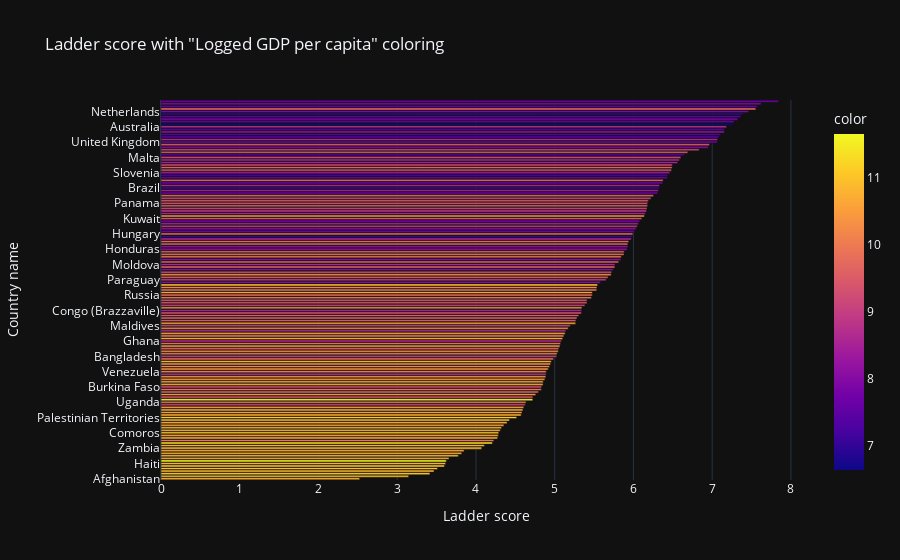
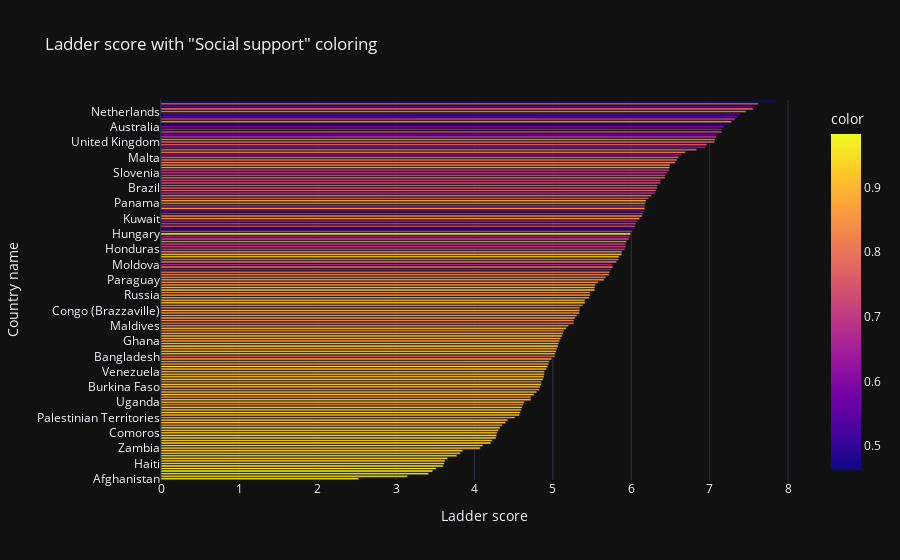
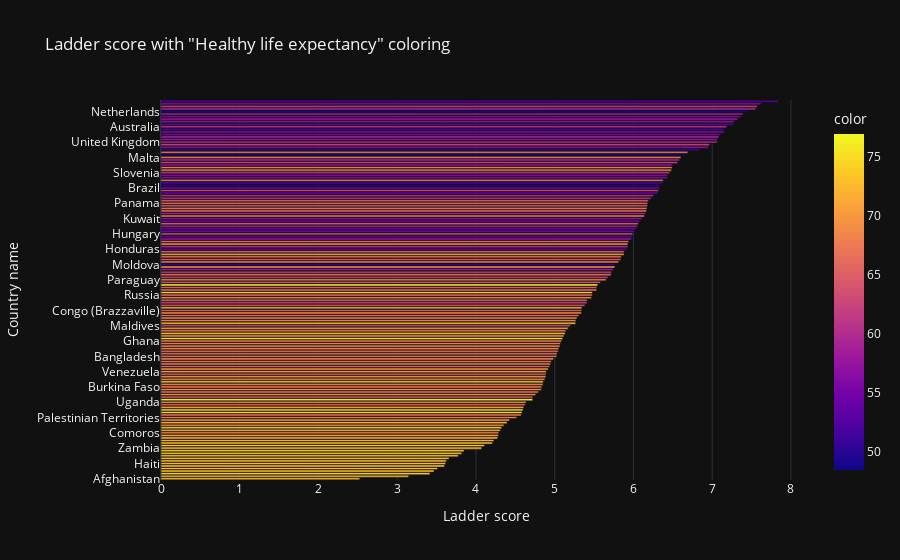
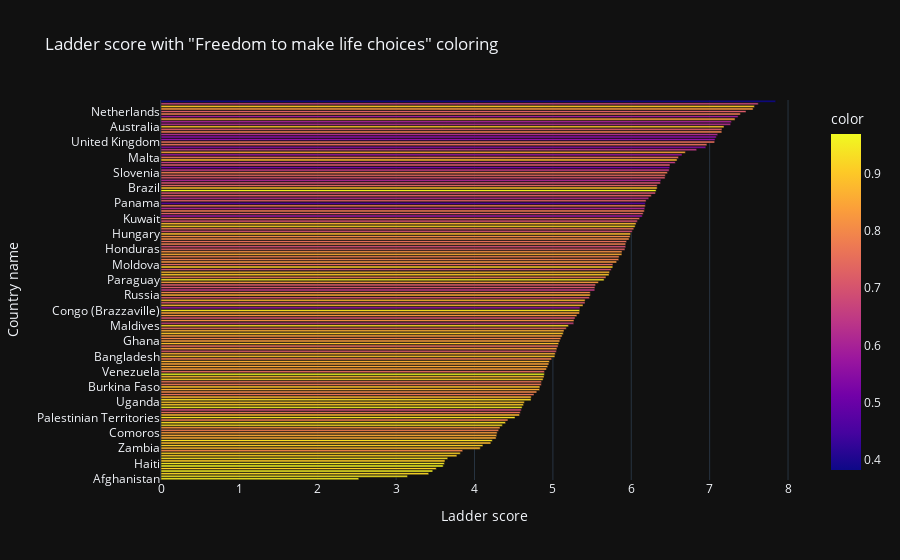

These figures' notebook cell, in order:
### Markdown cell above
## Ladder score vs Countries with Plotly interactive viz

### Code cell
for parameter in data.columns[6:12]:
    figg=px.bar(df,x='Ladder score',y='Country name',color=data[parameter],orientation='h',height=2500,title=f'Ladder score with "{parameter}" coloring ') 
    figg.update_layout(template='plotly_dark')
    figg.show()

### Figure 1 — Plotly figure (JSON) as saved in the notebook; plotly's stock layout.template omitted (floating-point values rounded to 4 significant figures; data arrays with more than 128 entries replaced by an {"elided": "..."} marker saying what was removed)
{"data": [{"alignmentgroup": "True", "hovertemplate": "Ladder score=%{x}<br>Country name=%{y}<br>color=%{marker.color}<extra></extra>", "legendgroup": "", "marker": {"color": {"elided": "149 float values"}, "coloraxis": "coloraxis"}, "name": "", "offsetgroup": "", "orientation": "h", "showlegend": false, "textposition": "auto", "type": "bar", "x": {"elided": "149 float values"}, "xaxis": "x", "y": {"elided": "149 str values"}, "yaxis": "y"}], "layout": {"barmode": "relative", "coloraxis": {"colorbar": {"title": {"text": "color"}}, "colorscale": [[0, "#0d0887"], [0.1111, "#46039f"], [0.2222, "#7201a8"], [0.3333, "#9c179e"], [0.4444, "#bd3786"], [0.5556, "#d8576b"], [0.6667, "#ed7953"], [0.7778, "#fb9f3a"], [0.8889, "#fdca26"], [1, "#f0f921"]]}, "legend": {"tracegroupgap": 0}, "title": {"text": "Ladder score with \"Logged GDP per capita\" coloring "}, "xaxis": {"anchor": "y", "domain": [0, 1], "title": {"text": "Ladder score"}, "type": "linear", "range": [0, 8.255], "autorange": true}, "yaxis": {"anchor": "x", "domain": [0, 1], "title": {"text": "Country name"}, "type": "category", "range": [-0.5, 148.5], "autorange": true}, "autosize": true}}

### Figure 2 — Plotly figure (JSON) as saved in the notebook; plotly's stock layout.template omitted (floating-point values rounded to 4 significant figures; data arrays with more than 128 entries replaced by an {"elided": "..."} marker saying what was removed)
{"data": [{"alignmentgroup": "True", "hovertemplate": "Ladder score=%{x}<br>Country name=%{y}<br>color=%{marker.color}<extra></extra>", "legendgroup": "", "marker": {"color": {"elided": "149 float values"}, "coloraxis": "coloraxis"}, "name": "", "offsetgroup": "", "orientation": "h", "showlegend": false, "textposition": "auto", "type": "bar", "x": {"elided": "149 float values"}, "xaxis": "x", "y": {"elided": "149 str values"}, "yaxis": "y"}], "layout": {"barmode": "relative", "coloraxis": {"colorbar": {"title": {"text": "color"}}, "colorscale": [[0, "#0d0887"], [0.1111, "#46039f"], [0.2222, "#7201a8"], [0.3333, "#9c179e"], [0.4444, "#bd3786"], [0.5556, "#d8576b"], [0.6667, "#ed7953"], [0.7778, "#fb9f3a"], [0.8889, "#fdca26"], [1, "#f0f921"]]}, "legend": {"tracegroupgap": 0}, "title": {"text": "Ladder score with \"Social support\" coloring "}, "xaxis": {"anchor": "y", "domain": [0, 1], "title": {"text": "Ladder score"}, "type": "linear", "range": [0, 8.255], "autorange": true}, "yaxis": {"anchor": "x", "domain": [0, 1], "title": {"text": "Country name"}, "type": "category", "range": [-0.5, 148.5], "autorange": true}, "autosize": true}}

### Figure 3 — Plotly figure (JSON) as saved in the notebook; plotly's stock layout.template omitted (floating-point values rounded to 4 significant figures; data arrays with more than 128 entries replaced by an {"elided": "..."} marker saying what was removed)
{"data": [{"alignmentgroup": "True", "hovertemplate": "Ladder score=%{x}<br>Country name=%{y}<br>color=%{marker.color}<extra></extra>", "legendgroup": "", "marker": {"color": {"elided": "149 float values"}, "coloraxis": "coloraxis"}, "name": "", "offsetgroup": "", "orientation": "h", "showlegend": false, "textposition": "auto", "type": "bar", "x": {"elided": "149 float values"}, "xaxis": "x", "y": {"elided": "149 str values"}, "yaxis": "y"}], "layout": {"barmode": "relative", "coloraxis": {"colorbar": {"title": {"text": "color"}}, "colorscale": [[0, "#0d0887"], [0.1111, "#46039f"], [0.2222, "#7201a8"], [0.3333, "#9c179e"], [0.4444, "#bd3786"], [0.5556, "#d8576b"], [0.6667, "#ed7953"], [0.7778, "#fb9f3a"], [0.8889, "#fdca26"], [1, "#f0f921"]]}, "legend": {"tracegroupgap": 0}, "title": {"text": "Ladder score with \"Healthy life expectancy\" coloring "}, "xaxis": {"anchor": "y", "domain": [0, 1], "title": {"text": "Ladder score"}, "type": "linear", "range": [0, 8.255], "autorange": true}, "yaxis": {"anchor": "x", "domain": [0, 1], "title": {"text": "Country name"}, "type": "category", "range": [-0.5, 148.5], "autorange": true}, "autosize": true}}

### Figure 4 — Plotly figure (JSON) as saved in the notebook; plotly's stock layout.template omitted (floating-point values rounded to 4 significant figures; data arrays with more than 128 entries replaced by an {"elided": "..."} marker saying what was removed)
{"data": [{"alignmentgroup": "True", "hovertemplate": "Ladder score=%{x}<br>Country name=%{y}<br>color=%{marker.color}<extra></extra>", "legendgroup": "", "marker": {"color": {"elided": "149 float values"}, "coloraxis": "coloraxis"}, "name": "", "offsetgroup": "", "orientation": "h", "showlegend": false, "textposition": "auto", "type": "bar", "x": {"elided": "149 float values"}, "xaxis": "x", "y": {"elided": "149 str values"}, "yaxis": "y"}], "layout": {"barmode": "relative", "coloraxis": {"colorbar": {"title": {"text": "color"}}, "colorscale": [[0, "#0d0887"], [0.1111, "#46039f"], [0.2222, "#7201a8"], [0.3333, "#9c179e"], [0.4444, "#bd3786"], [0.5556, "#d8576b"], [0.6667, "#ed7953"], [0.7778, "#fb9f3a"], [0.8889, "#fdca26"], [1, "#f0f921"]]}, "legend": {"tracegroupgap": 0}, "title": {"text": "Ladder score with \"Freedom to make life choices\" coloring "}, "xaxis": {"anchor": "y", "domain": [0, 1], "title": {"text": "Ladder score"}, "type": "linear", "range": [0, 8.255], "autorange": true}, "yaxis": {"anchor": "x", "domain": [0, 1], "title": {"text": "Country name"}, "type": "category", "range": [-0.5, 148.5], "autorange": true}, "autosize": true}}
